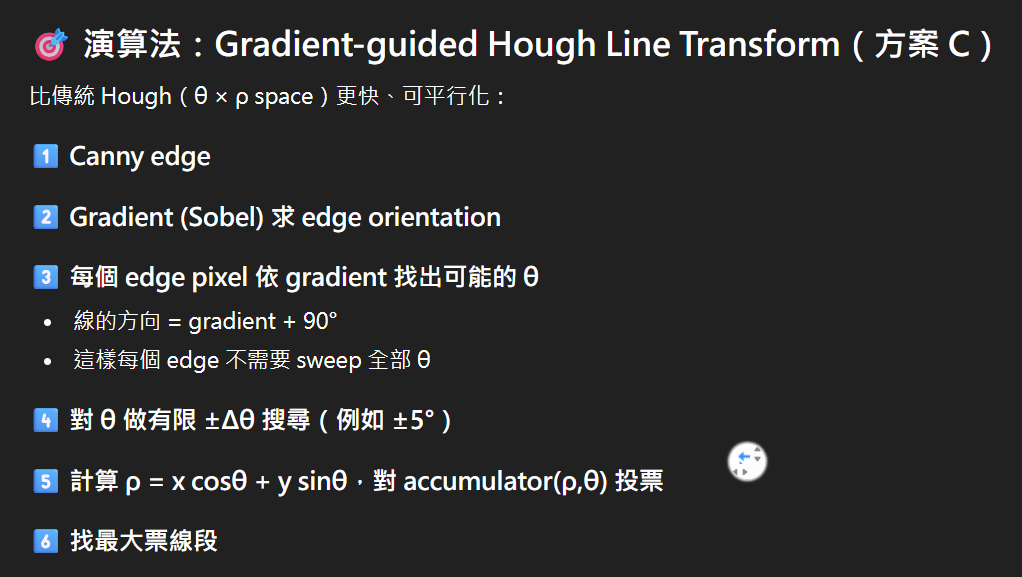
//> input picture gpt_explain.png, 1022 x 577 px
$ ./test ../gpt_explain.png   (built with g++ and OpenCV 4)
//> lines starting //> are read from the running program, lines starting //| are printed output that depends on the picture; after the words box and inside, x2 and y2 are one past the last pixel; in counts of white or black regions, pixels touching at a corner belong together
#include <chrono>
#include <cmath>
#include <iostream>
using namespace std::chrono;

#include "opencv2/highgui.hpp"
#include "opencv2/imgcodecs.hpp"
#include "opencv2/imgproc.hpp"

using namespace cv;
using namespace std;
int main(int argc, char** argv) {
    // Declare the output variables
    Mat dst, cdst, cdstP;
    const char* default_file = "../star.png";
    const char* filename = argc >= 2 ? argv[1] : default_file;
    // Loads an image
    Mat src = imread(samples::findFile(filename), IMREAD_GRAYSCALE);
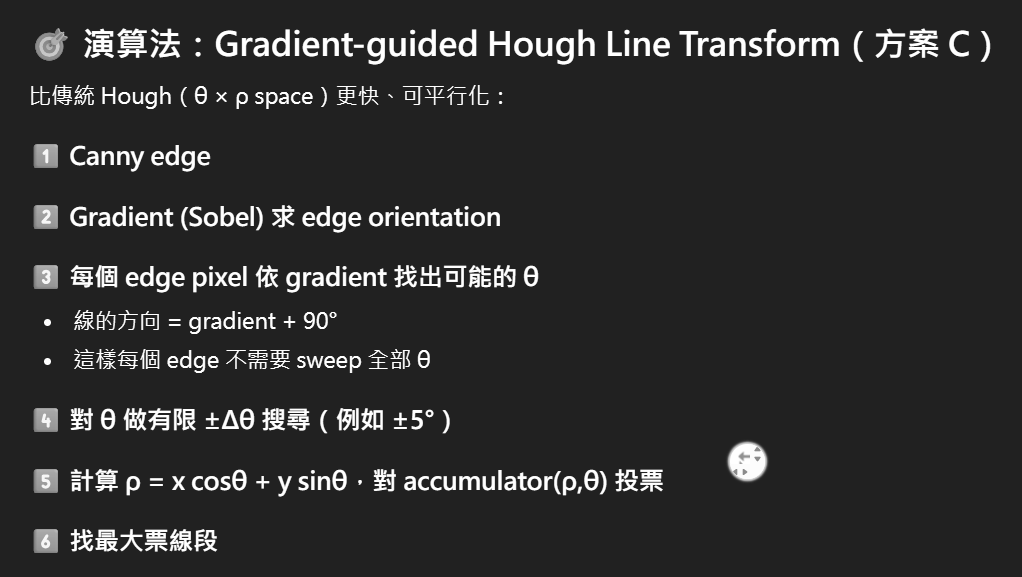
//> src: 577 rows x 1022 cols, CV_8UC1; min 33, max 255, mean 46
    // Check if image is loaded fine
    if (src.empty()) {
        printf(" Error opening image\n");
        printf(" Program Arguments: [image_name -- default %s] \n", default_file);
        return -1;
    }

    auto t0 = high_resolution_clock::now();

    // Edge detection
    Canny(src, dst, 50, 200, 3);
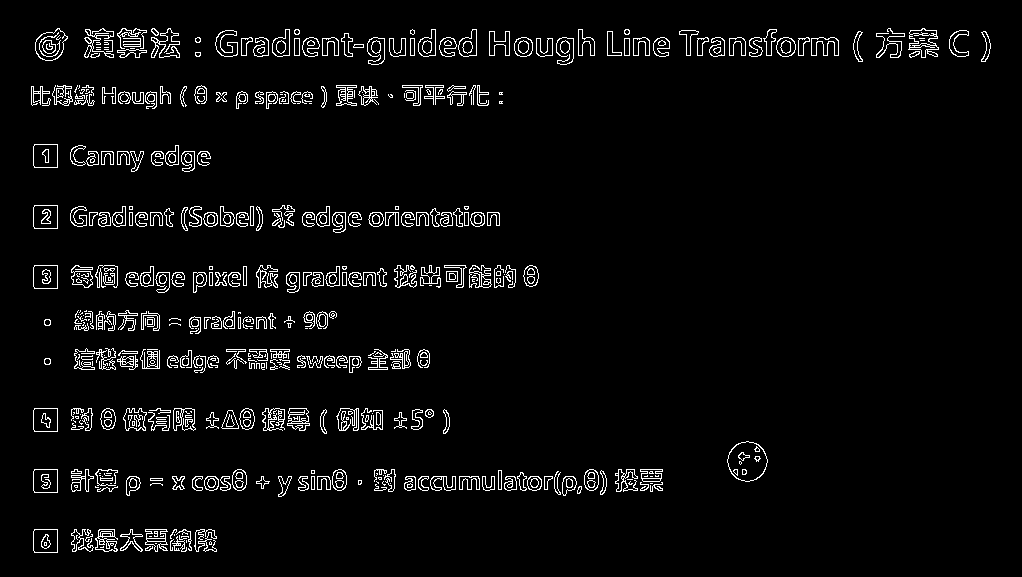
//> dst: 577 rows x 1022 cols, CV_8UC1; 4.1% white in thin lines or dots, all inside (x1, y1, x2, y2) = (31, 28, 991, 553)
    // Copy edges to the images that will display the results in BGR

    auto t1 = high_resolution_clock::now();
    double canny_ms = duration<double, milli>(t1 - t0).count();
    t0 = high_resolution_clock::now();

    cvtColor(dst, cdst, COLOR_GRAY2BGR);
    cdstP = cdst.clone();
    // Standard Hough Line Transform
    vector<Vec2f> lines;                                // will hold the results of the detection
    HoughLines(dst, lines, 1, CV_PI / 180, 150, 0, 0);  // runs the actual detection
//> lines = 49 lines (rho, theta), first 12: [55, 1.57], [38, 1.57], [41, 1.57], [52, 1.57], [476, 1.57], [478, 1.57], [212, 1.57], [33, 1.59], [487, 1.57], [44, 1.57], [59, 1.55], [36, 1.59]

    auto t2 = high_resolution_clock::now();
    double hough_ms = duration<double, milli>(t2 - t0).count();

    std::cout << "Timing summary (ms): Canny=" << canny_ms << " Hough=" << hough_ms << "\n";
    // Draw the lines
    for (size_t i = 0; i < lines.size(); i++) {
        float rho = lines[i][0], theta = lines[i][1];
        Point pt1, pt2;
        double a = cos(theta), b = sin(theta);
        double x0 = a * rho, y0 = b * rho;
        pt1.x = cvRound(x0 + 1000 * (-b));
        pt1.y = cvRound(y0 + 1000 * (a));
        pt2.x = cvRound(x0 - 1000 * (-b));
        pt2.y = cvRound(y0 - 1000 * (a));
        line(cdst, pt1, pt2, Scalar(0, 0, 255), 3, LINE_AA);
    }
//> this loop made 49 passes
//> (rho, theta, a, b, x0, y0) on passes 1 to 12: (55, 1.57, -4.37e-08, 1, -2.4e-06, 55), (38, 1.57, -4.37e-08, 1, -1.66e-06, 38), (41, 1.57, -4.37e-08, 1, -1.79e-06, 41), (52, 1.57, -4.37e-08, 1, -2.27e-06, 52), (476, 1.57, -4.37e-08, 1, -2.08e-05, 476), (478, 1.57, -4.37e-08, 1, -2.09e-05, 478), (212, 1.57, -4.37e-08, 1, -9.27e-06, 212), (33, 1.59, -0.0175, 1, -0.576, 32.99), (487, 1.57, -4.37e-08, 1, -2.13e-05, 487), (44, 1.57, -4.37e-08, 1, -1.92e-06, 44), (59, 1.55, 0.0175, 1, 1.03, 58.99), (36, 1.59, -0.0175, 1, -0.628, 35.99)
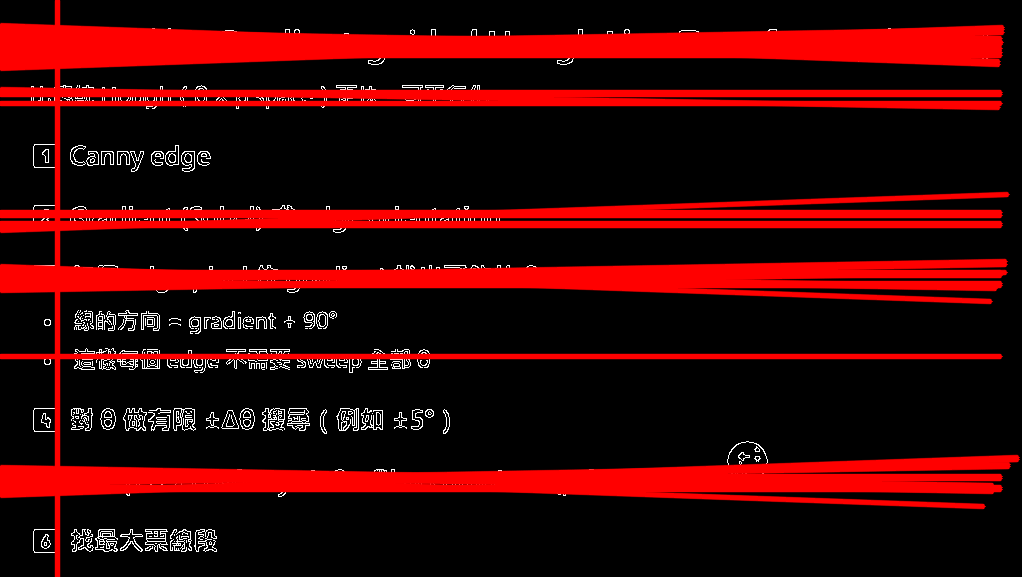
//> cdst: 577 rows x 1022 cols, CV_8UC3; mean B, G, R 4, 4, 57.9
    // Probabilistic Line Transform
    vector<Vec4i> linesP;                                  // will hold the results of the detection
    HoughLinesP(dst, linesP, 1, CV_PI / 180, 50, 50, 10);  // runs the actual detection
//> linesP = 275 lines (x1, y1, x2, y2), first 8: [686, 41, 838, 41], [686, 55, 838, 55], [489, 38, 592, 38], [127, 478, 246, 478], [378, 487, 605, 487], [686, 50, 838, 53], [87, 283, 246, 283], [461, 281, 537, 280]
    // Draw the lines
    for (size_t i = 0; i < linesP.size(); i++) {
        Vec4i l = linesP[i];
        line(cdstP, Point(l[0], l[1]), Point(l[2], l[3]), Scalar(0, 0, 255), 3, LINE_AA);
    }
//> this loop made 275 passes
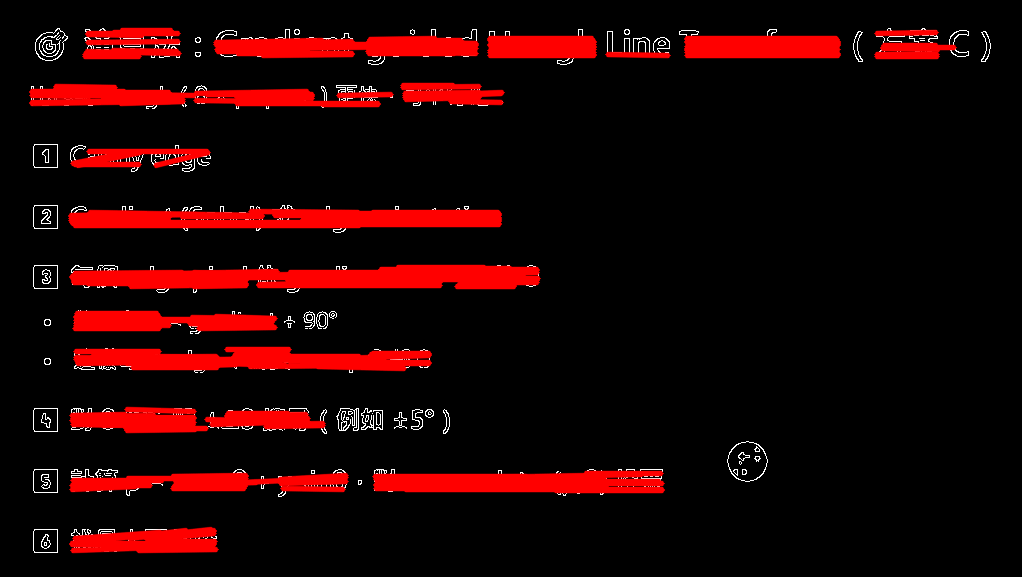
//> cdstP: 577 rows x 1022 cols, CV_8UC3; mean B, G, R 2.7, 2.7, 31.1
    // [6 lines of commented-out code are left out]
    return 0;
}
